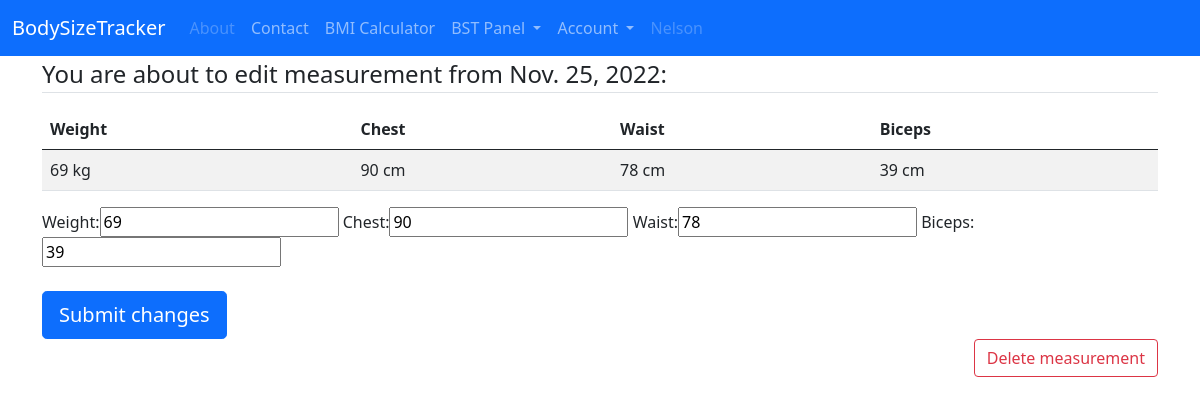
Screenshot of /bst/Nelson/2022-11-25/edit (signed in) with the database file from the repository.
### bst/models.py (models this page shows)
class Measurement(models.Model):
    user = models.ForeignKey(User, on_delete=models.CASCADE, unique_for_date=True)
    date = models.DateField(default=datetime.date.today)
    weight = models.IntegerField(blank=True, null=True, validators=[MinValueValidator(1)])
    chest = models.IntegerField(blank=True, null=True, validators=[MinValueValidator(1)])
    waist = models.IntegerField(blank=True, null=True, validators=[MinValueValidator(1)])
    biceps = models.IntegerField(blank=True, null=True, validators=[MinValueValidator(1)])
    class Meta:
        ordering = ('date',)
        constraints = [
            models.UniqueConstraint(fields=['user', 'date'], name='unique day')
        ]
    objects = models.Manager()

### bst/views.py (the view, shortened to what this page needs)
# urls.py: path('<username>/<slug:slug>/edit', MeasureEditView.as_view(), name='measure-edit'),
class MeasureEditView(LoginRequiredMixin, UserPassesTestMixin, SuccessMessageMixin, UpdateView):
    model = Measurement
    slug_field = 'date'
    fields = ['weight', 'chest', 'waist', 'biceps']
    success_message = "Day %(date)s edited."
    def get(self, request, *args, **kwargs):
        if kwargs['username'] != self.request.user.username:
            return redirect('measure-edit', self.request.user.username, kwargs['slug'])
        self.object = self.get_object()
        return super().get(request, *args, **kwargs)
    def get_queryset(self):
        return Measurement.objects.filter(user=self.request.user)
    def test_func(self):
        measure = self.get_object()
        if self.request.user == measure.user:
            return True
        return False

### bst/templates/bst/measurement_form.html (shortened to what this page needs)
{% extends "bst/base.html" %}
{% load crispy_forms_tags %}
{% block content %}
{% if object %}
    <legend class="border-bottom">You are about to edit measurement from {{ object.date }}:</legend>
    <table class="table table-striped">
      <thead>
        <tr>
          <th scope="col">Weight</th>
          <th scope="col">Chest</th>
          <th scope="col">Waist</th>
          <th scope="col">Biceps</th>
        </tr>
      </thead>
      <tbody>
        <tr>
          <td>{{ object.weight }} kg</td>
          <td>{{ object.chest }} cm</td>
          <td>{{ object.waist }} cm</td>
          <td>{{ object.biceps }} cm</td>
        </tr>
      </tbody>
    </table>
{% endif %}
<div class="content-section">
    <form method="POST">
        <fieldset class="form-group">
            {% if object %}
                {{ form }}
            {% else %}
            <legend class="border-bottom">Adding new measurement</legend>
                {{ form|crispy }}
            {% endif %}
        </fieldset>
        <div class="form-group ">
            {% if object %}
                <br>
                <button class="btn btn-primary btn-lg" type="submit">Submit changes</button>
                <div class="d-grid gap-2 d-md-flex justify-content-md-end">
                    <a class="btn btn-outline-danger " href="{% url 'measure-delete' object.user object.date %}" role="button">Delete measurement</a>
                </div>
            {% else %}
                <button class="btn btn-primary btn-lg mt-4" type="submit">Add measurement</button>
            <a class="btn btn-outline-secondary mt-4 " href="{% url 'dashboard-all' user %}" role="button">Back</a>
            {% endif %}
        </div>
    </form>
</div>
{% endblock content %}

### bst/templates/bst/base.html (shortened to what this page needs)
{% load static %}
<!doctype html>
<html lang="en">
    <head>
        <link href="https://cdn.jsdelivr.net/npm/bootstrap@5.0.0-beta3/dist/css/bootstrap.min.css" rel="stylesheet">
    </head>
    <body>
        <header class="site-header">
        <nav class="navbar navbar-expand-lg navbar-dark bg-primary">
            <div class="container-fluid">
                <a class="navbar-brand" href="{% url 'home' %}">BodySizeTracker</a>
                <div class="collapse navbar-collapse" id="navbarNavDropdown">
                    <ul class="navbar-nav">
                        <li class="nav-item">
                          <a class="nav-link disabled" href="#">About</a>
                        </li>
                        <li class="nav-item">
                          <a class="nav-link" href="{% url "contact" %}">Contact</a>
                        </li>
                        <li class="nav-item">
                          <a class="nav-link" href="{% url 'bmi' %}">BMI Calculator</a>
                        </li>
                        <li class="nav-item dropdown ">
                          <a class="nav-link dropdown-toggle {% if not user.is_authenticated %}disabled{% endif %}" href="#" id="navbarDropdown" role="button" data-bs-toggle="dropdown" aria-expanded="false">
                              BST Panel
                          </a>
                        </li>
                        {% if user.is_authenticated %}
                        <li class="nav-item dropdown">
                           <a class="nav-link dropdown-toggle" href="#" id="navbarDropdownMenuLink" role="button" data-bs-toggle="dropdown" aria-expanded="false">
                               Account
                           </a>
                        </li>
                        <li class="nav-item">
                          <a class="nav-link disabled" href="#">{{  user }}</a>
                        </li>
                        {% endif %}
                     </ul>
                </div>
             </div>
        </nav>
        </header>
        <main class="container">
            <div>
            {% block content %} {% endblock %}
            </div>
        </main>
    </body>
</html>

### rows the page displays
Measurement: date "Nov. 25, 2022", weight "69", chest "90", waist "78", biceps "39"

### other values shown
{{ user }} "Nelson"
